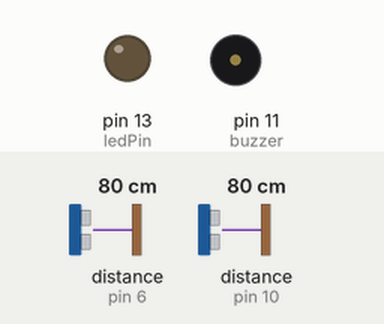
A sketch run on a simulated Arduino Uno, built with avr-gcc and run on an emulated ATmega328P. Shown: output pins drawn as LEDs (lit = HIGH), buzzer (waves = sounding). Wiring (inferred from the names in the program): 2 × ultrasonic range finder: trigger pin 5, echo pin 6 / trigger pin 9, echo pin 10. The inputs (shaded band) are chosen by the test bench; at power-on: distance to the obstacle (sensors on pin 6, pin 10) 80 cm. The echo pulse lasts 58.3 µs per cm; pins used as bus, display or sensor lines are not drawn.

Above: at 1.2 s.
1.3 s: distance to the obstacle (sensor on pin 6) set to 66 cm
2.8 s: distance to the obstacle (sensor on pin 6) set to 58 cm
At 3.4 s:
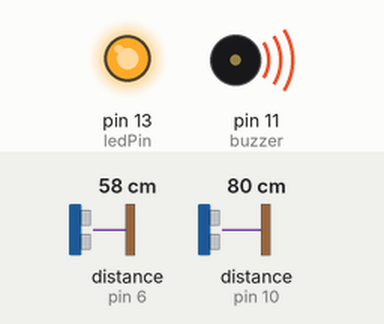
4.3 s: distance to the obstacle (sensor on pin 10) set to 65 cm
At 5.2 s:
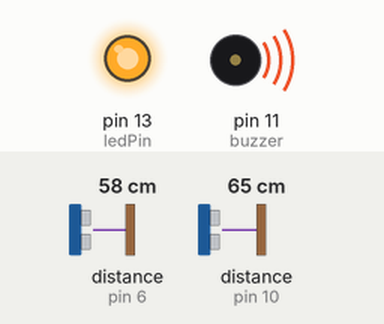
5.8 s: distance to the obstacle (sensor on pin 10) set to 58 cm
At 6.9 s:
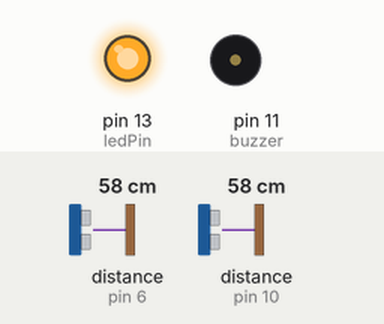
7.3 s: distance to the obstacle (sensor on pin 6) set to 120 cm
At 8.3 s:
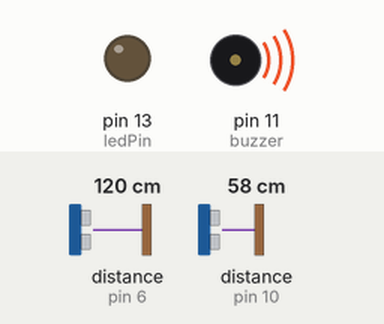
8.8 s: distance to the obstacle (sensor on pin 6) set to 2 cm
At 9.7 s:
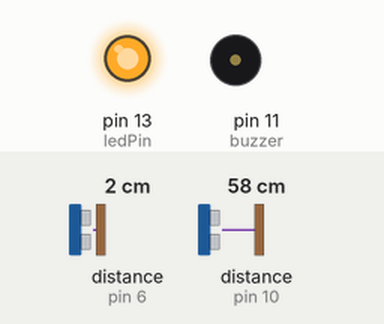
Timing chart, 0 to 11.3 s (numbered marks = the images above; inputs shaded):
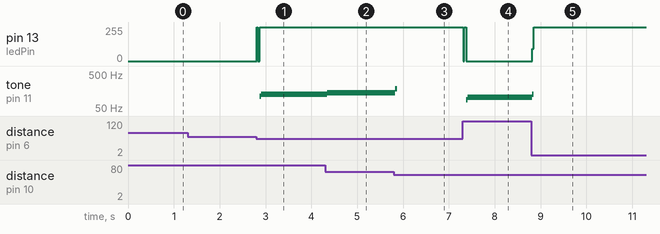

Measured:
- the behaviour switches between 62 and 61 cm on distance to the obstacle (sensor on pin 6) (found by bisection; images 0 and 1)
- the behaviour switches between 62 and 61 cm on distance to the obstacle (sensor on pin 10) (found by bisection; images 2 and 3)
- after the input at 1.3 s, every drawn part: stays the same
- after the input at 2.8 s, pin 13 (ledPin): 0/255 → 255/255 at once; tone on pin 11 (buzzer): silent → 110 Hz after 0.07 s, → 128 Hz 0.04 s later
- after the input at 4.3 s, tone on pin 11 (buzzer): 128 Hz → 142 Hz after 0.05 s
- after the input at 5.8 s, tone on pin 11 (buzzer): 142 Hz → 183 Hz at once, → silent 0.04 s later
- after the input at 7.3 s, pin 13 (ledPin): 255/255 → 0/255 at once; tone on pin 11 (buzzer): silent → 88 Hz after 0.08 s, → 102 Hz 0.04 s later
- after the input at 8.8 s, pin 13 (ledPin): 0/255 → 255/255 at once; tone on pin 11 (buzzer): 102 Hz → 125 Hz at once, → silent 0.04 s later

The sketch:

Smart_Shoes.ino
```cpp
// defines pins numbers
const int trigPin = 9;
const int echoPin = 10;
const int buzzer = 11;
const int ledPin = 13;
const int trigPin0 = 5;
const int echoPin0 = 6;

// defines variables
long duration;
int distance;
int dist;
int dur;
int safetyDistance1;
int safetyDistance0;


void setup() {
pinMode(trigPin, OUTPUT); // Sets the trigPin as an Output
pinMode(echoPin, INPUT);// Sets the echoPin as an Input
pinMode(trigPin0, OUTPUT); // Sets the trigPin as an Output
pinMode(echoPin0, INPUT);
pinMode(buzzer, OUTPUT);
pinMode(ledPin, OUTPUT);
Serial.begin(9600); // Starts the serial communication
}


void loop() {
// Clears the trigPin
digitalWrite(trigPin, LOW);
delayMicroseconds(2);

// Sets the trigPin on HIGH state for 10 micro seconds
digitalWrite(trigPin, HIGH);
delayMicroseconds(10);
digitalWrite(trigPin, LOW);

// Reads the echoPin, returns the sound wave travel time in microseconds
duration = pulseIn(echoPin, HIGH);
// Calculating the distance
distance= duration*0.034/2;
// Us 2
digitalWrite(trigPin0, LOW);
delayMicroseconds(2);

// Sets the trigPin on HIGH state for 10 micro seconds
digitalWrite(trigPin0, HIGH);
delayMicroseconds(10);
digitalWrite(trigPin0, LOW);

// Reads the echoPin, returns the sound wave travel time in microseconds
dur = pulseIn(echoPin0, HIGH);
// Calculating the distance
dist= dur*0.034/2;


//Loops
safetyDistance1 = distance;
if (safetyDistance1 <= 60){
  digitalWrite(buzzer, HIGH);
  digitalWrite(ledPin, HIGH);
}
else{
  digitalWrite(buzzer, LOW);
  digitalWrite(ledPin, LOW);
}
safetyDistance0 = dist;
if (safetyDistance0 <= 60){
  digitalWrite(buzzer, HIGH);
  digitalWrite(ledPin, HIGH);
}
else{
  digitalWrite(buzzer, LOW);
  digitalWrite(ledPin, LOW);
}
}
```
